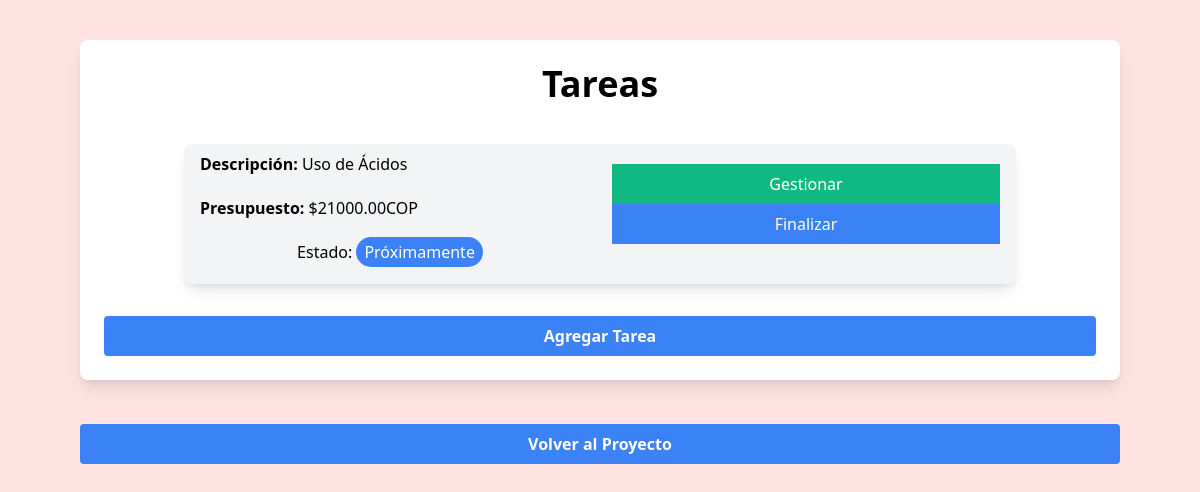
The app's page /views/actividad.php?proyecto=8&actividad=12 (signed in) with its own data.
### tables this page shows
CREATE TABLE `tareas` (
  `Id_tarea` int NOT NULL AUTO_INCREMENT,
  `Descripcion` varchar(255) NOT NULL,
  `Fecha_inicio` date NOT NULL,
  `Fecha_final` date NOT NULL,
  `Id_actividad` int NOT NULL,
  `Estado` varchar(50) NOT NULL,
  `Presupuesto` decimal(10,2) NOT NULL,
  PRIMARY KEY (`Id_tarea`),
  KEY `Id_actividad` (`Id_actividad`),
  CONSTRAINT `tareas_ibfk_1` FOREIGN KEY (`Id_actividad`) REFERENCES `actividades` (`Id_actividad`)
);

### models/Tarea.php (called while the page is built, shortened)
<?php
class Tarea {
    static function listarTareas($id) {
        return "SELECT * FROM tareas WHERE Id_actividad = $id";
    }
}
?>

### views/actividad.php (the view, shortened to what this page needs)
<?php
    require('../models/Tarea.php');
    $proyecto = isset($_GET['proyecto'])? $_GET['proyecto']: null;
    $actividad = isset($_GET['actividad'])? $_GET['actividad']: null;
    $db = conectar();
    $stmt = $db->prepare(Tarea::listarTareas($actividad));
    $stmt->execute();
    $tareas = $stmt->fetchAll(PDO::FETCH_ASSOC);
?>
<html lang="es">
<head>
    <link href="https://cdn.jsdelivr.net/npm/tailwindcss@2.2.19/dist/tailwind.min.css" rel="stylesheet">
    <link rel='stylesheet' href='https://cdn-uicons.flaticon.com/2.0.0/uicons-solid-rounded/css/uicons-solid-rounded.css'>
</head>
<body class="bg-red-100">
    <div class=" text-center ml-20 mr-20 mt-10 grid gap-6 sm:grid-cols-1 md:grid-cols-1 lg:grid-cols-1 xl:grid-cols-1">
        <div class='bg-white rounded-lg shadow-lg overflow-hidden'>
            <div class='p-6'>
                <h2 class='text-4xl font-bold mb-2'>Tareas</h2>
                <?php foreach($tareas as $act) {?>
                    <div class="bg-gray-100 rounded-lg shadow-lg mt-5 text-center ml-20 mr-20 mt-10 grid gap-6 sm:grid-cols-2 md:grid-cols-2 lg:grid-cols-2 xl:grid-cols-2">
                        <section class="ml-2 text-left b-1 mb-5">
                            <p class="text-l ml-2 mt-2 mb-5"><strong>Descripción: </strong><?php echo $act['Descripcion'];?></p>
                            <p class="text-m ml-2 mt-2 mb-5"><strong>Presupuesto: </strong>$<?php echo $act['Presupuesto'];?>COP</p>
                            <?php
                            if ($act['Estado'] === 'En Curso') {
                                echo "<p class='text-center'>Estado: <span class='bg-yellow-400 text-white rounded-full px-2 py-1'>En Curso</span></p>";
                            }
                            else if ($act['Estado'] === 'Proximamente') {
                                echo "<p class='text-center'>Estado: <span class='bg-blue-500 text-white rounded-full px-2 py-1'>Próximamente</span></p>";
                            }
                            ?>
                        </section>
                        <?php if ($act['Estado'] != 'Finalizado') {?>
                            <section class="mt-3 mr-4">
                                <a href='./tarea.php?proyecto=<?php echo $proyecto;?>&actividad=<?php echo $act['Id_actividad'];?>&tarea=<?php echo $act['Id_tarea']?>' class="block w-full bg-green-500 hover:bg-green-700 text-white text-center py-2 mt-2">
                                    Gestionar
                                </a>
                                <a href='../controllers/TareaController.php?proyecto=<?php echo $proyecto;?>&actividad=<?php echo $act['Id_actividad'];?>&tarea=<?php echo $act['Id_tarea']; ?>' class="block w-full bg-blue-500 hover:bg-blue-700 text-white text-center py-2 mb-2">
                                    Finalizar
                                </a>
                            </section>
                        <?php }?>
                    </div>
                <?php }?>
                <button class='mt-8 w-full bg-blue-500 hover:bg-blue-700 text-white font-bold py-2 px-4 rounded focus:outline-none focus:shadow-outline' onclick="abrirModalTareas()">Agregar Tarea</button>
            </div>
        </div>
        <a href="./proyecto.php?proyecto=<?php echo $proyecto; ?>" class='mt-5 mb-5 mr-10 w-full bg-blue-500 hover:bg-blue-700 text-white font-bold py-2 px-4 rounded focus:outline-none focus:shadow-outline'>Volver al Proyecto</a>
    </div>
</body>

### records on screen
tareas: Descripcion "Uso de Ácidos", Presupuesto "21000.00", shows "Estado:", Estado "Próximamente"
